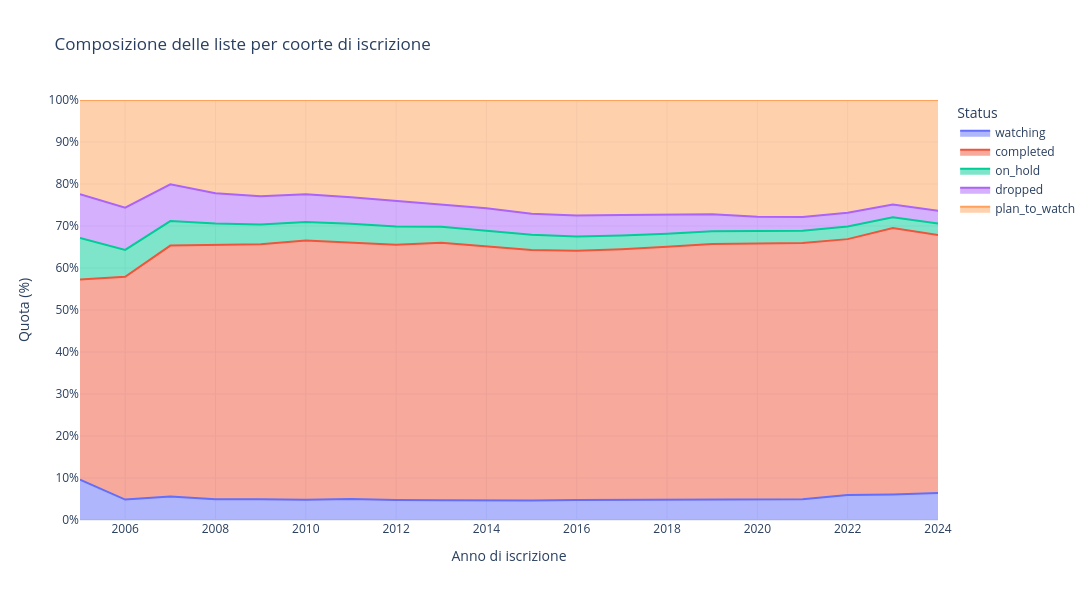

Notebook cell for this chart:
### Markdown cell above
## Composizione delle liste per anno di iscrizione:

### Code cell
df = df_profiles.copy()
# anno iscrizione
df["joined"] = pd.to_datetime(df["joined"], errors="coerce")
df["joined_year"] = df["joined"].dt.year

# colonne di consumo
cols = ["watching", "completed", "on_hold", "dropped", "plan_to_watch"]
df[cols] = df[cols].apply(pd.to_numeric, errors="coerce").fillna(0)

# controlli
print("Righe totali:", len(df))
print("Quota joined_year non-missing:", round(df["joined_year"].notna().mean(), 3))

# aggregazione per anno
consumption_time = (
    df.dropna(subset=["joined_year"])
      .assign(joined_year=lambda x: x["joined_year"].astype(int))
      .groupby("joined_year", observed=True)[cols]
      .sum()
      .reset_index()
      .sort_values("joined_year")
)
#periodo
consumption_time = consumption_time[consumption_time["joined_year"].between(2005, 2024)].copy()

#trasformo in percentuale, così da avere dati più omogenei
den = consumption_time[cols].sum(axis=1)
consumption_pct = consumption_time.copy()
consumption_pct[cols] = consumption_pct[cols].div(den, axis=0) * 100

#grafico
consumption_long = consumption_pct.melt(
    id_vars="joined_year",
    value_vars=cols,
    var_name="status",
    value_name="share"
)

fig = px.area(
    consumption_long,
    x="joined_year",
    y="share",
    color="status",
    title="Composizione delle liste per coorte di iscrizione",
    labels={"joined_year": "Anno di iscrizione", "share": "Quota (%)", "status": "Status"}
)

fig.update_layout(template="plotly_white", width=1100, height=600)
fig.update_yaxes(ticksuffix="%", range=[0,100], dtick=10)
fig.update_traces(hovertemplate="Quota=%{y:.1f}%<br>Anno=%{x}<extra></extra>")
fig.show()

### Figure 1 — Plotly figure (JSON) as saved in the notebook; plotly's stock layout.template omitted (floating-point values rounded to 4 significant figures)
{"data": [{"fillpattern": {"shape": ""}, "hovertemplate": "Quota=%{y:.1f}%<br>Anno=%{x}<extra></extra>", "legendgroup": "watching", "line": {"color": "#636efa"}, "marker": {"symbol": "circle"}, "mode": "lines", "name": "watching", "orientation": "v", "showlegend": true, "stackgroup": "1", "x": [2005, 2006, 2007, 2008, 2009, 2010, 2011, 2012, 2013, 2014, 2015, 2016, 2017, 2018, 2019, 2020, 2021, 2022, 2023, 2024], "xaxis": "x", "y": [9.63, 4.864, 5.62, 4.934, 4.923, 4.843, 4.984, 4.757, 4.711, 4.627, 4.639, 4.741, 4.789, 4.741, 4.828, 4.908, 4.916, 5.936, 6.079, 6.426], "yaxis": "y", "type": "scatter"}, {"fillpattern": {"shape": ""}, "hovertemplate": "Quota=%{y:.1f}%<br>Anno=%{x}<extra></extra>", "legendgroup": "completed", "line": {"color": "#EF553B"}, "marker": {"symbol": "circle"}, "mode": "lines", "name": "completed", "orientation": "v", "showlegend": true, "stackgroup": "1", "x": [2005, 2006, 2007, 2008, 2009, 2010, 2011, 2012, 2013, 2014, 2015, 2016, 2017, 2018, 2019, 2020, 2021, 2022, 2023, 2024], "xaxis": "x", "y": [47.64, 53.05, 59.71, 60.63, 60.71, 61.71, 61.04, 60.78, 61.28, 60.46, 59.64, 59.35, 59.68, 60.3, 60.87, 60.95, 61.06, 60.94, 63.45, 61.45], "yaxis": "y", "type": "scatter"}, {"fillpattern": {"shape": ""}, "hovertemplate": "Quota=%{y:.1f}%<br>Anno=%{x}<extra></extra>", "legendgroup": "on_hold", "line": {"color": "#00cc96"}, "marker": {"symbol": "circle"}, "mode": "lines", "name": "on_hold", "orientation": "v", "showlegend": true, "stackgroup": "1", "x": [2005, 2006, 2007, 2008, 2009, 2010, 2011, 2012, 2013, 2014, 2015, 2016, 2017, 2018, 2019, 2020, 2021, 2022, 2023, 2024], "xaxis": "x", "y": [9.883, 6.396, 5.846, 5.038, 4.711, 4.418, 4.532, 4.316, 3.816, 3.718, 3.623, 3.403, 3.264, 3.132, 3.037, 2.946, 2.889, 3.017, 2.57, 2.69], "yaxis": "y", "type": "scatter"}, {"fillpattern": {"shape": ""}, "hovertemplate": "Quota=%{y:.1f}%<br>Anno=%{x}<extra></extra>", "legendgroup": "dropped", "line": {"color": "#ab63fa"}, "marker": {"symbol": "circle"}, "mode": "lines", "name": "dropped", "orientation": "v", "showlegend": true, "stackgroup": "1", "x": [2005, 2006, 2007, 2008, 2009, 2010, 2011, 2012, 2013, 2014, 2015, 2016, 2017, 2018, 2019, 2020, 2021, 2022, 2023, 2024], "xaxis": "x", "y": [10.39, 10.04, 8.74, 7.213, 6.758, 6.558, 6.296, 6.099, 5.409, 5.438, 5.023, 5.003, 4.896, 4.457, 4.057, 3.428, 3.265, 3.244, 3.027, 3.039], "yaxis": "y", "type": "scatter"}, {"fillpattern": {"shape": ""}, "hovertemplate": "Quota=%{y:.1f}%<br>Anno=%{x}<extra></extra>", "legendgroup": "plan_to_watch", "line": {"color": "#FFA15A"}, "marker": {"symbol": "circle"}, "mode": "lines", "name": "plan_to_watch", "orientation": "v", "showlegend": true, "stackgroup": "1", "x": [2005, 2006, 2007, 2008, 2009, 2010, 2011, 2012, 2013, 2014, 2015, 2016, 2017, 2018, 2019, 2020, 2021, 2022, 2023, 2024], "xaxis": "x", "y": [22.45, 25.65, 20.08, 22.18, 22.9, 22.47, 23.15, 24.05, 24.79, 25.75, 27.07, 27.51, 27.37, 27.37, 27.2, 27.77, 27.87, 26.87, 24.88, 26.39], "yaxis": "y", "type": "scatter"}], "layout": {"xaxis": {"anchor": "y", "domain": [0.0, 1.0], "title": {"text": "Anno di iscrizione"}}, "yaxis": {"anchor": "x", "domain": [0.0, 1.0], "title": {"text": "Quota (%)"}, "ticksuffix": "%", "range": [0, 100], "dtick": 10}, "legend": {"title": {"text": "Status"}, "tracegroupgap": 0}, "title": {"text": "Composizione delle liste per coorte di iscrizione"}, "width": 1100, "height": 600}}
